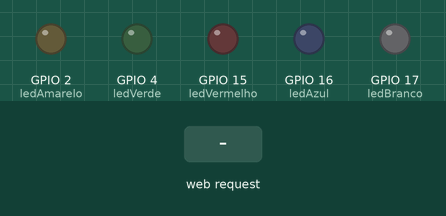
Bench run of a sketch on a simulated ESP32. Parts: output pins drawn as LEDs (lit = HIGH). The test bench sets the inputs (shaded band). WiFi joins after 1.5 s; servers stay silent unless stated; what the sketch prints to the serial monitor is not drawn.

Above: at 3.2 s.
3.3 s: HTTP request GET /acender-led-vermelho received
At 4.0 s:
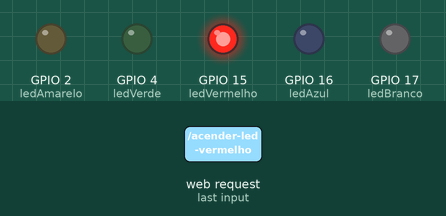
4.8 s: HTTP request GET /acender-led-amarelo received
At 5.2 s:
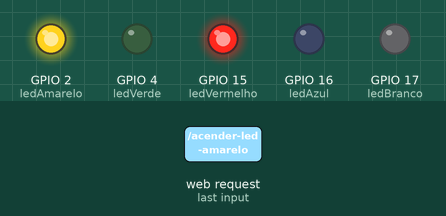
6.3 s: HTTP request GET /apagar-led-vermelho received
At 7.5 s:
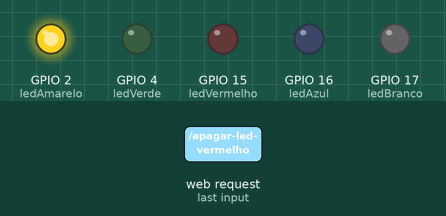
7.8 s: HTTP request GET /acender-led-verde received
At 8.6 s:
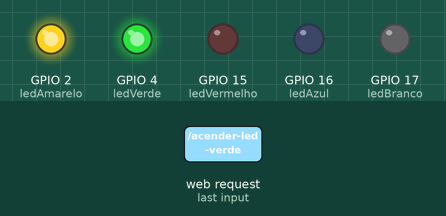
9.3 s: HTTP request GET /apagar-led-amarelo received
At 9.8 s:
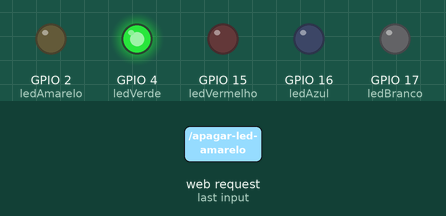
10.8 s: HTTP request GET /acender-led-azul received
At 12.1 s:
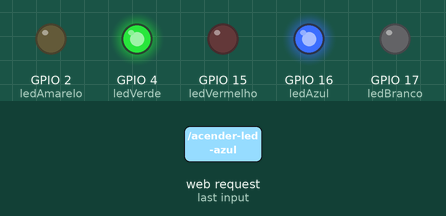
Timing chart, 0 to 13.3 s (numbered marks = the images above; inputs shaded):
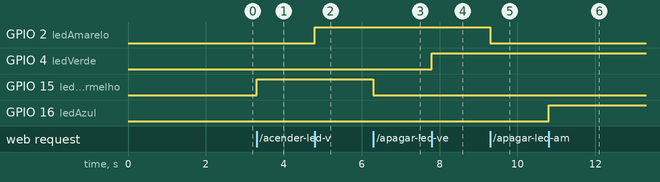

The sketch:

wifi.ino
```cpp
#include <WiFi.h>
#include <WebServer.h>

// Configurações da rede Wi-Fi
const char* ssid = "XXXXX";    // Substitua pelo SSID da sua rede WiFi
const char* password = "XXXXXX";  // Substitua pela senha da sua rede WiFi

// LED no GPIO2 (LED interno do ESP32)
const int ledVermelho = 15;
const int ledAmarelo = 2;
const int ledVerde = 4;
const int ledAzul = 16;
const int ledBranco = 17;

// Criação do servidor web na porta 80
WebServer server(80);

void setup() {
  // Inicializa a comunicação serial
  Serial.begin(9600);

  // Configura os pinos dos LEDs como saídas
  pinMode(ledVermelho, OUTPUT);
  digitalWrite(ledVermelho, LOW);  // Inicialmente, mantém o LED apagado
  pinMode(ledAmarelo, OUTPUT);
  digitalWrite(ledAmarelo, LOW);
  pinMode(ledVerde, OUTPUT);
  digitalWrite(ledVerde, LOW);
  pinMode(ledAzul, OUTPUT);
  digitalWrite(ledAzul, LOW);
  pinMode(ledBranco, OUTPUT);
  digitalWrite(ledBranco, LOW);

  // Conecta à rede Wi-Fi
  Serial.print("Conectando-se à ");
  Serial.println(ssid);
  WiFi.begin(ssid, password);

  // Espera pela conexão Wi-Fi
  while (WiFi.status() != WL_CONNECTED) {
    delay(1000);
    Serial.print(".");
  }

  // Exibe o IP atribuído ao ESP32 após conexão bem-sucedida
  Serial.println("");
  Serial.println("WiFi conectado.");
  Serial.print("Endereço IP: ");
  Serial.println(WiFi.localIP());

  // Define as rotas para os URLs /acender e /apagar o LED vermelho
  server.on("/acender-led-vermelho", []() {
    digitalWrite(ledVermelho, HIGH);   // Acende o LED vermelho
    server.send(200, "text/plain", "LED aceso");
  });

  server.on("/apagar-led-vermelho", []() {
    digitalWrite(ledVermelho, LOW);    // Apaga o LED vermelho
    server.send(200, "text/plain", "LED apagado");
  });

  // Define as rotas para os URLs /acender e /apagar o LED amarelo
  server.on("/acender-led-amarelo", []() {
    digitalWrite(ledAmarelo, HIGH);   // Acende o LED amarelo
    server.send(200, "text/plain", "LED aceso");
  });

  server.on("/apagar-led-amarelo", []() {
    digitalWrite(ledAmarelo, LOW);    // Apaga o LED amarelo
    server.send(200, "text/plain", "LED apagado");
  });

  // Define as rotas para os URLs /acender e /apagar o LED verde
  server.on("/acender-led-verde", []() {
    digitalWrite(ledVerde, HIGH);   // Acende o LED verde
    server.send(200, "text/plain", "LED aceso");
  });

  server.on("/apagar-led-verde", []() {
    digitalWrite(ledVerde, LOW);    // Apaga o LED verde
    server.send(200, "text/plain", "LED apagado");
  });

  // Define as rotas para os URLs /acender e /apagar o LED azul
  server.on("/acender-led-azul", []() {
    digitalWrite(ledAzul, HIGH);   // Acende o LED azul
    server.send(200, "text/plain", "LED aceso");
  });

  server.on("/apagar-led-azul", []() {
    digitalWrite(ledAzul, LOW);    // Apaga o LED azul
    server.send(200, "text/plain", "LED apagado");
  });

  // Define as rotas para os URLs /acender e /apagar o LED branco
  server.on("/acender-led-branco", []() {
    digitalWrite(ledBranco, HIGH);   // Acende o LED branco
    server.send(200, "text/plain", "LED aceso");
  });

  server.on("/apagar-led-branco", []() {
    digitalWrite(ledBranco, LOW);    // Apaga o LED branco
    server.send(200, "text/plain", "LED apagado");
  });

  // Inicia o servidor web
  server.begin();
  Serial.println("Servidor HTTP iniciado.");
}

void loop() {
  // Mantém o servidor rodando e processando requisições
  server.handleClient();
}
```

Measured:
- after the input at 3.3 s, GPIO 15 (ledVermelho): LOW → HIGH at once
- after the input at 4.8 s, GPIO 2 (ledAmarelo): LOW → HIGH at once
- after the input at 6.3 s, GPIO 15 (ledVermelho): HIGH → LOW at once
- after the input at 7.8 s, GPIO 4 (ledVerde): LOW → HIGH at once
- after the input at 9.3 s, GPIO 2 (ledAmarelo): HIGH → LOW at once
- after the input at 10.8 s, GPIO 16 (ledAzul): LOW → HIGH at once
